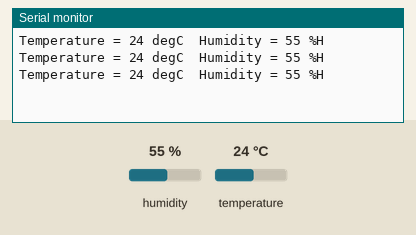
Simulated run of this sketch. Board: Arduino Uno, built with avr-gcc and run on an emulated ATmega328P. On the bench: the last lines printed to the serial monitor. Inputs (shaded band) come from the test bench; at power-on: humidity 55 %, temperature 24 °C.

Above: at 2.8 s.
2.9 s: humidity set to 22 %
At 5.5 s:
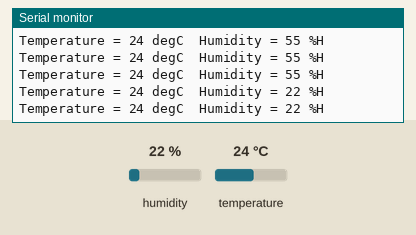
5.6 s: temperature set to 12 °C
At 6.9 s:
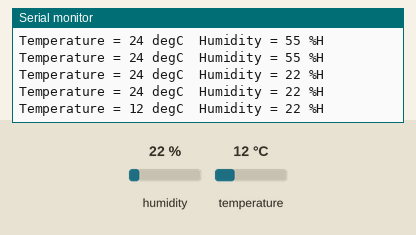
8.3 s: humidity set to 40 %
At 10.0 s:
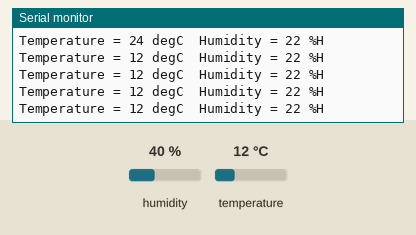
Timing chart, 0 to 11.5 s (numbered marks = the images above; inputs shaded):
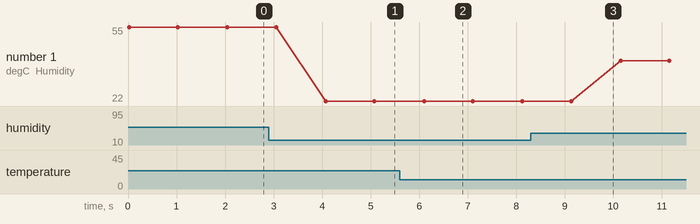

The sketch:

esp_serial.ino
```cpp
#include<SoftwareSerial.h>
SoftwareSerial SUART(4, 5); //SRX=Dpin-D2; STX-DPin-D1
//-------------------------
#include <DHT.h>
int temperature;
int humidity;
#define DHTPIN 12
#define DHTTYPE DHT11
DHT dht11(DHTPIN, DHTTYPE);
//--------------------------------------------

void setup()
{
  Serial.begin(115200); //enable Serial Monitor
  SUART.begin(115200); //enable SUART Port
  dht11.begin();
}

void loop()
{
  //---acquire Temp and Humidity signal and save in variables
  humidity = dht11.readHumidity();
  temperature = dht11.readTemperature();

  //---show temp and humidity as integers on Serial moniotr
  Serial.print("Temperature = "); Serial.print((int)temperature); Serial.print(" degC");
  Serial.print("  ");  //space
  Serial.print("Humidity = "); Serial.print((int)humidity); Serial.println(" %H");

  //----Send Temp and Humidity signal to Arduino via SUART port----
  SUART.print('<');                   //<(start mark)
  SUART.print((int)temperature,DEC);
  SUART.print(',');                   //,(data seperator)
  SUART.print((int)humidity, DEC);
  SUART.print('>');                   //>(end mark)
  SUART.println();
  delay(1000);
}
```

Measured:
- after the input at 2.9 s, the serial monitor: prints a new line after 1.2 s (image 1)
- after the input at 5.6 s, the serial monitor: prints a new line after 0.50 s (image 2)
- plotted number 1: 55 → 22 after the input at 2.9 s, 22 → 40 after the input at 8.3 s
